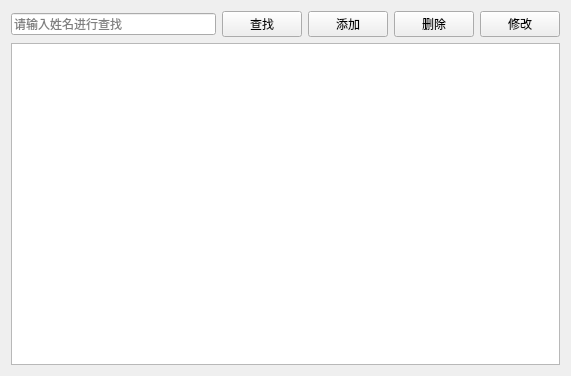
<?xml version="1.0" encoding="UTF-8"?>
<ui version="4.0">
 <class>PatientView</class>
 <widget class="QWidget" name="PatientView">
  <property name="geometry">
   <rect>
    <x>0</x>
    <y>0</y>
    <width>571</width>
    <height>376</height>
   </rect>
  </property>
  <property name="windowTitle">
   <string>患者管理</string>
  </property>
  <layout class="QGridLayout" name="gridLayout">
   <item row="0" column="0">
    <layout class="QHBoxLayout" name="horizontalLayout">
     <item>
      <widget class="QLineEdit" name="txtSearch">
       <property name="placeholderText">
        <string>请输入姓名进行查找</string>
       </property>
      </widget>
     </item>
     <item>
      <widget class="QPushButton" name="btSearch">
       <property name="text">
        <string>查找</string>
       </property>
       <property name="icon">
        <iconset resource="res.qrc">
         <normaloff>:/images/search.png</normaloff>:/images/search.png</iconset>
       </property>
      </widget>
     </item>
     <item>
      <widget class="QPushButton" name="btAdd">
       <property name="text">
        <string>添加</string>
       </property>
       <property name="icon">
        <iconset resource="res.qrc">
         <normaloff>:/images/add.png</normaloff>:/images/add.png</iconset>
       </property>
      </widget>
     </item>
     <item>
      <widget class="QPushButton" name="btDelete">
       <property name="text">
        <string>删除</string>
       </property>
       <property name="icon">
        <iconset resource="res.qrc">
         <normaloff>:/images/delete.png</normaloff>:/images/delete.png</iconset>
       </property>
      </widget>
     </item>
     <item>
      <widget class="QPushButton" name="btEdit">
       <property name="text">
        <string>修改</string>
       </property>
       <property name="icon">
        <iconset resource="res.qrc">
         <normaloff>:/images/update.png</normaloff>:/images/update.png</iconset>
       </property>
      </widget>
     </item>
    </layout>
   </item>
   <item row="1" column="0">
    <widget class="QTableView" name="tableView"/>
   </item>
  </layout>
 </widget>
 <resources>
  <include location="res.qrc"/>
 </resources>
 <connections/>
</ui>
